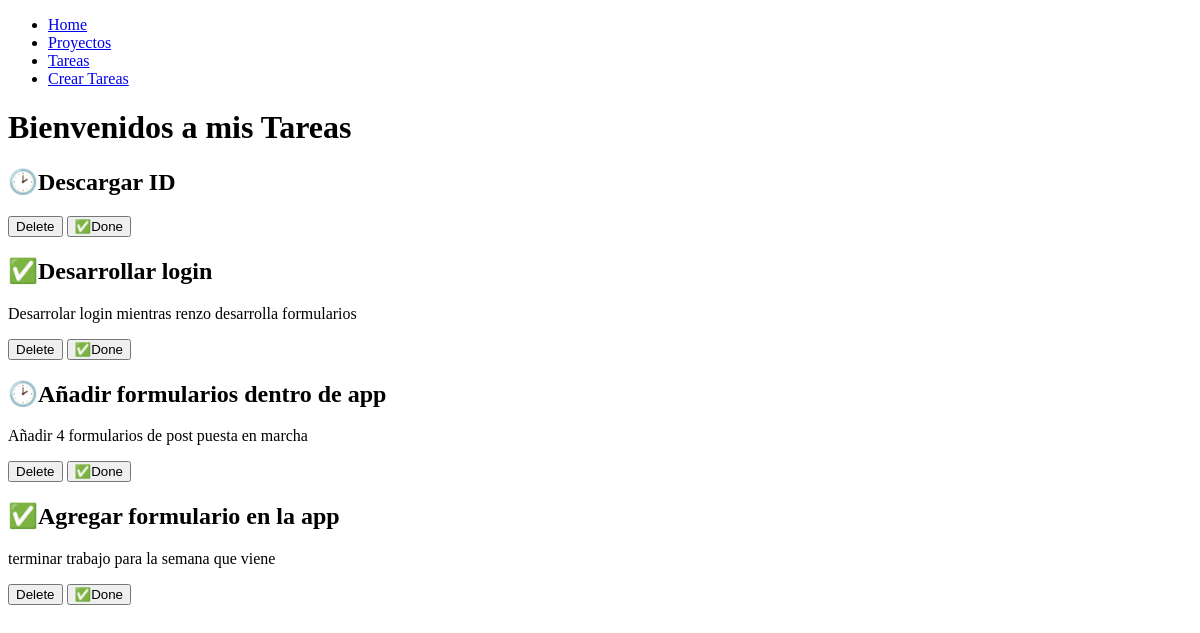
Page /task/ on the earlier database version.
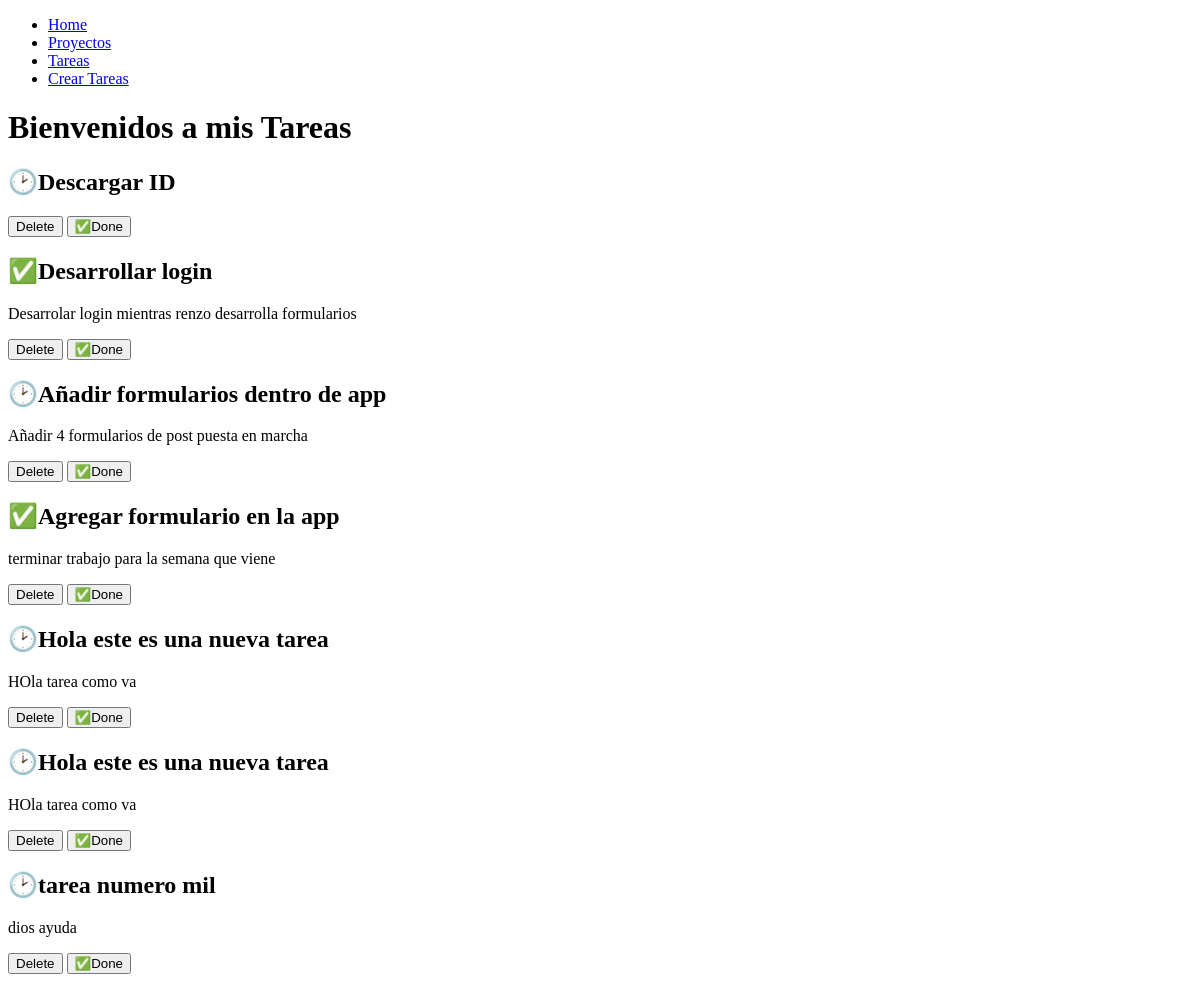
Same page on the later database version.
### myapp/models.py (models this page shows, shortened)
class task(models.Model):
    tittle = models.CharField(max_length=200)
    description = models.TextField()
    proyect = models.ForeignKey(Proyect, on_delete=models.CASCADE)#El foreingkey es para decir que este campo tiene relacion con otra tabla
    done = models.BooleanField(default=False)

### myapp/views.py (the view)
# urls.py: path('task/', views.Task),
def Task(request):
    tarea = task.objects.all()
    return render(request, "tasks.html", {
        'tarea': tarea
    })

### myapp/templates/tasks.html (shortened to what this page needs)
<!DOCTYPE html>
<html lang="en">
    <head>
    </head>
    <body>
        {% extends 'base.html' %}
        {% block content %}
        <h1>Bienvenidos a mis Tareas</h1>
        {% for tarea in tarea %}
        <div>
            {% if tarea.done == False %} <h2>🕑{{ tarea.tittle }}</h2> {% else %} <h2>✅{{ tarea.tittle }}</h2> {% endif %}
            <p>{{ tarea.description }}</p>
            <button>
                Delete
            </button>
            <button>
                ✅Done
            </button>
            {% endfor %}
            {% endblock %}

### myapp/templates/base.html
<nav>
    <ul>
        <li>
            <a href="/home">Home</a>
        </li>
        <li>
            <a href="/proyectos">Proyectos</a>
        </li>
        <li>
            <a href="/task">Tareas</a>
        </li>
        <li>
            <a href="/create_task">Crear Tareas</a>
        </li>
    </ul>
</nav>
{% block content %}
{% endblock %}

Differences in the rows shown:
added task: tittle "Hola este es una nueva tarea", description "HOla tarea como va"
added task: tittle "Hola este es una nueva tarea", description "HOla tarea como va"
added task: tittle "tarea numero mil", description "dios ayuda"
